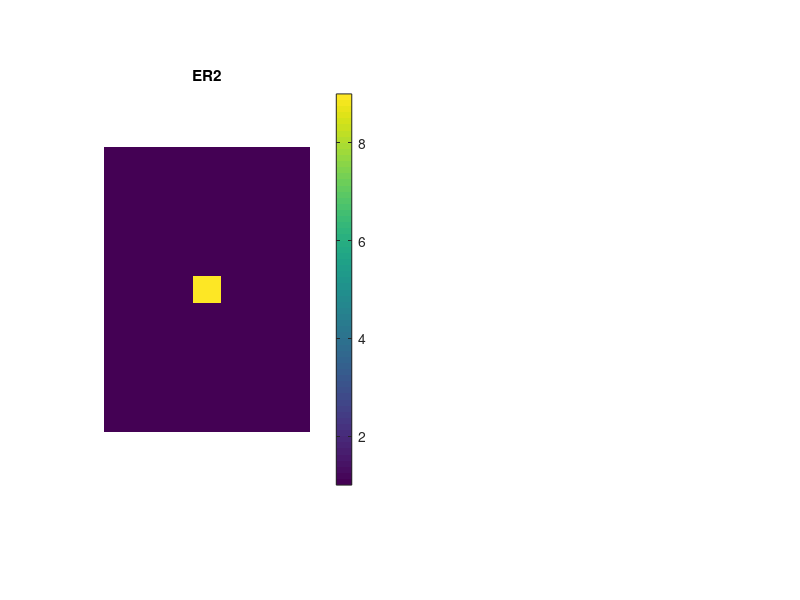

MATLAB code to generate this figure: (Note: this script raises an error after producing the figure.)
% Rectangular device

% INITIALIZE MATLAB
close all;
clc;
clear all;

% UNITS
degrees     = pi/180;
meters      = 1;
centimeters = 1e-2 * meters;
millimeters = 1e-3 * meters;
micrometers = 1e-6 * meters;
nanometers  = 1e-9 * meters;
inches      = 2.54 * centimeters;
feet        = 12 * inches;
seconds     = 1;
hertz       = 1/seconds;
kilohertz   = 1e3 * hertz;
megahertz   = 1e6 * hertz;
gigahertz   = 1e9 * hertz;
terahertz   = 1e12 * hertz;
petahertz   = 1e15 * hertz;

% CONSTANTS
e0 = 8.85418782e-12 * 1/meters;
u0 = 1.25663706e-6 * 1/meters;
N0 = sqrt(u0/e0);
c0 = 299792458 * meters/seconds;

%%%%%%%%%%%%%%%%%%%%%%%%%%%%%%%%%%%%%%%%%%%%%%%%%%%%%%%%%
%% DASHBOARD
%%%%%%%%%%%%%%%%%%%%%%%%%%%%%%%%%%%%%%%%%%%%%%%%%%%%%%%%%

% DEFINE PLANE WAVE SOURCE PARAMETERS
f0    = 60.0 * gigahertz;
theta = 30*degrees;
lam0  = c0/f0;
k0    = 2*pi/lam0;
MODE  = 'E';

% DEFINE DIFFRACTION GRATING PARAMETERS
L   = 1.5 * centimeters;
d   = 1.0 * centimeters;
er1 = 1.0;
er2 = 9.0;

% DEFINE FDFD PARAMETERS
NRES   = 100;
SPACER = lam0*[1 1];
NPML   = [20 20 20 20];
ermax  = max([er1 er2]);
nmax   = sqrt(ermax);

%%%%%%%%%%%%%%%%%%%%%%%%%%%%%%%%%%%%%%%%%%%%%%%%%%%%%%%%%
%% CALCULATE OPTIMIZED GRID
%%%%%%%%%%%%%%%%%%%%%%%%%%%%%%%%%%%%%%%%%%%%%%%%%%%%%%%%%

% GRID RESOLUTION
dx = lam0/nmax/NRES;
dy = lam0/nmax/NRES;

% SNAP GRID TO CRITICAL DIMENSIONS
nx = ceil(L/dx);
dx = L/nx;

ny = ceil(d/dy);
dy = d/ny;

% GRID SIZE
Sx = L;
Nx = ceil(Sx/dx);
Sx = Nx*dx;

Sy = SPACER(1) + d + SPACER(2);
Ny = NPML(1) + ceil(Sy/dy) + NPML(1);
Sy = Ny*dy;

% 2X GRID
Nx2 = 2*Nx;             dx2 = dx/2;
Ny2 = 2*Ny;             dy2 = dy/2;

% CALCULATE AXIS VECTORS
xa = [1:Nx]*dx;
ya = [1:Ny]*dy;
[Y,X] = meshgrid(ya,xa);
xa2 = [1:Nx2]*dx2;
ya2 = [1:Ny2]*dy2;

%%%%%%%%%%%%%%%%%%%%%%%%%%%%%%%%%%%%%%%%%%%%%%%%%%%%%%%%%
%% BUILD GEOMETRY
%%%%%%%%%%%%%%%%%%%%%%%%%%%%%%%%%%%%%%%%%%%%%%%%%%%%%%%%%

% INITIALIZE TO AIR
ER2 = er1*ones(Nx2,Ny2);
UR2 = ones(Nx2,Ny2);

% Dimensiones del rectángulo
rect_width  = 0.2 * centimeters;
rect_height = 0.2 * centimeters;

% Centro del dominio (2x grid)
center_x = round(Nx2/2);
center_y = round(Ny2/2);

% Convertir dimensiones a celdas
half_w = round((rect_width/dx2)/2);
half_h = round((rect_height/dy2)/2);

% Índices del rectángulo
ix1 = center_x - half_w;
ix2 = center_x + half_w;
iy1 = center_y - half_h;
iy2 = center_y + half_h;

% Asignar er2 en el rectángulo
ER2(ix1:ix2, iy1:iy2) = er2;

% Mostrar geometría
subplot(121);
imagesc(xa2,ya2,ER2.');
axis equal tight off;
colorbar;
title('ER2');

% INCORPORATE PML
[ERxx,ERyy,ERzz,URxx,URyy,URzz] ...
                    = addupml2d(ER2,UR2,NPML);

% DIAGONALIZE MATERIAL TENSORS
ERxx = diag(sparse(ERxx(:)));
ERyy = diag(sparse(ERyy(:)));
ERzz = diag(sparse(ERzz(:)));
URxx = diag(sparse(URxx(:)));
URyy = diag(sparse(URyy(:)));
URzz = diag(sparse(URzz(:)));

%%%%%%%%%%%%%%%%%%%%%%%%%%%%%%%%%%%%%%%%%%%%%%%%%%%%%%%%%
%% PERFORM FDFD ANALYSIS
%%%%%%%%%%%%%%%%%%%%%%%%%%%%%%%%%%%%%%%%%%%%%%%%%%%%%%%%%

% INCIDENT WAVE VECTOR
nsrc  = sqrt(UR2(1,1)*ER2(1,1));
kxinc = k0*nsrc*sin(theta);
kyinc = k0*nsrc*cos(theta);
kinc  = [ kxinc ; kyinc ];

% BUILD DERIVATIVE MATRICES
NS  = [Nx Ny];
RES = [dx dy];
BC  = [1 1];
[DEX,DEY,DHX,DHY] = yeeder2d(NS,k0*RES,BC,kinc/k0);
        
% BUILD WAVE MATRIX
if MODE == 'E'
    A = DHX/URyy*DEX + DHY/URxx*DEY + ERzz;
else
    A = DEX/ERyy*DHX + DEY/ERxx*DHY + URzz;
end

% CALCULATE SOURCE FIELD
fsrc  = exp(-1i*(kxinc*X + kyinc*Y));

% CALCULATE SCATTERED-FIELD MASKING MATRIX
ny = NPML(1) + 2;
Q  = zeros(Nx,Ny);
Q(:,1:ny) = 1;
Q  = diag(sparse(Q(:)));

% CALCULATE SOURCE VECTOR
b = (Q*A - A*Q)*fsrc(:);

% SOLVE FOR FIELD
f = A\b;
f = reshape(f,Nx,Ny);

% SHOW FIELD
subplot(122);
pcolor(xa,ya,real(f).');
shading interp;
axis equal tight;
set(gca,'YDir','reverse');
caxis([-1 1]);
colorbar;
